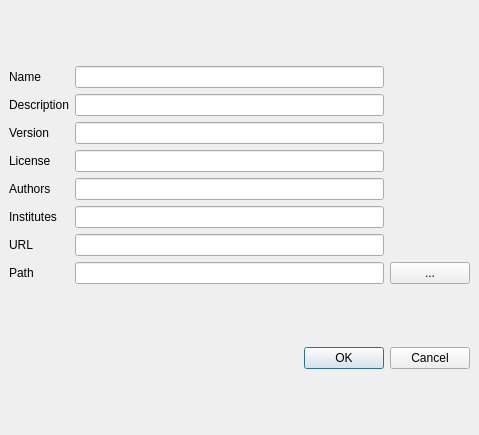
<ui version="4.0" >
 <class>NewPackageDialog</class>
 <widget class="QDialog" name="NewPackageDialog" >
  <property name="geometry" >
   <rect>
    <x>0</x>
    <y>0</y>
    <width>479</width>
    <height>435</height>
   </rect>
  </property>
  <property name="windowTitle" >
   <string>Package</string>
  </property>
  <layout class="QVBoxLayout" >
   <property name="margin" >
    <number>9</number>
   </property>
   <property name="spacing" >
    <number>6</number>
   </property>
   <item>
    <layout class="QGridLayout" >
     <property name="margin" >
      <number>0</number>
     </property>
     <property name="spacing" >
      <number>6</number>
     </property>
     <item row="4" column="1" >
      <widget class="QLineEdit" name="authorsEdit" />
     </item>
     <item row="1" column="0" >
      <widget class="QLabel" name="label_2" >
       <property name="text" >
        <string>Description</string>
       </property>
      </widget>
     </item>
     <item row="7" column="2" >
      <widget class="QPushButton" name="pathButton" >
       <property name="text" >
        <string>...</string>
       </property>
      </widget>
     </item>
     <item row="0" column="0" >
      <widget class="QLabel" name="label" >
       <property name="text" >
        <string>Name</string>
       </property>
      </widget>
     </item>
     <item row="2" column="1" >
      <widget class="QLineEdit" name="versionEdit" />
     </item>
     <item row="6" column="0" >
      <widget class="QLabel" name="label_7" >
       <property name="text" >
        <string>URL</string>
       </property>
      </widget>
     </item>
     <item row="7" column="0" >
      <widget class="QLabel" name="label_8" >
       <property name="text" >
        <string>Path</string>
       </property>
      </widget>
     </item>
     <item row="7" column="1" >
      <widget class="QLineEdit" name="pathEdit" />
     </item>
     <item row="5" column="0" >
      <widget class="QLabel" name="label_6" >
       <property name="text" >
        <string>Institutes</string>
       </property>
      </widget>
     </item>
     <item row="1" column="1" >
      <widget class="QLineEdit" name="descriptionEdit" />
     </item>
     <item row="2" column="0" >
      <widget class="QLabel" name="label_3" >
       <property name="text" >
        <string>Version</string>
       </property>
      </widget>
     </item>
     <item row="5" column="1" >
      <widget class="QLineEdit" name="institutesEdit" />
     </item>
     <item row="6" column="1" >
      <widget class="QLineEdit" name="urlEdit" />
     </item>
     <item row="3" column="0" >
      <widget class="QLabel" name="label_4" >
       <property name="text" >
        <string>License</string>
       </property>
      </widget>
     </item>
     <item row="0" column="1" >
      <widget class="QLineEdit" name="nameEdit" />
     </item>
     <item row="4" column="0" >
      <widget class="QLabel" name="label_5" >
       <property name="text" >
        <string>Authors</string>
       </property>
      </widget>
     </item>
     <item row="3" column="1" >
      <widget class="QLineEdit" name="licenseEdit" />
     </item>
    </layout>
   </item>
   <item>
    <widget class="QDialogButtonBox" name="buttonBox" >
     <property name="orientation" >
      <enum>Qt::Horizontal</enum>
     </property>
     <property name="standardButtons" >
      <set>QDialogButtonBox::Cancel|QDialogButtonBox::NoButton|QDialogButtonBox::Ok</set>
     </property>
    </widget>
   </item>
  </layout>
 </widget>
 <tabstops>
  <tabstop>nameEdit</tabstop>
  <tabstop>descriptionEdit</tabstop>
  <tabstop>versionEdit</tabstop>
  <tabstop>authorsEdit</tabstop>
  <tabstop>institutesEdit</tabstop>
  <tabstop>urlEdit</tabstop>
  <tabstop>pathEdit</tabstop>
  <tabstop>pathButton</tabstop>
  <tabstop>buttonBox</tabstop>
 </tabstops>
 <resources/>
 <connections>
  <connection>
   <sender>buttonBox</sender>
   <signal>accepted()</signal>
   <receiver>NewPackageDialog</receiver>
   <slot>accept()</slot>
   <hints>
    <hint type="sourcelabel" >
     <x>248</x>
     <y>254</y>
    </hint>
    <hint type="destinationlabel" >
     <x>157</x>
     <y>274</y>
    </hint>
   </hints>
  </connection>
  <connection>
   <sender>buttonBox</sender>
   <signal>rejected()</signal>
   <receiver>NewPackageDialog</receiver>
   <slot>reject()</slot>
   <hints>
    <hint type="sourcelabel" >
     <x>316</x>
     <y>260</y>
    </hint>
    <hint type="destinationlabel" >
     <x>286</x>
     <y>274</y>
    </hint>
   </hints>
  </connection>
 </connections>
</ui>
